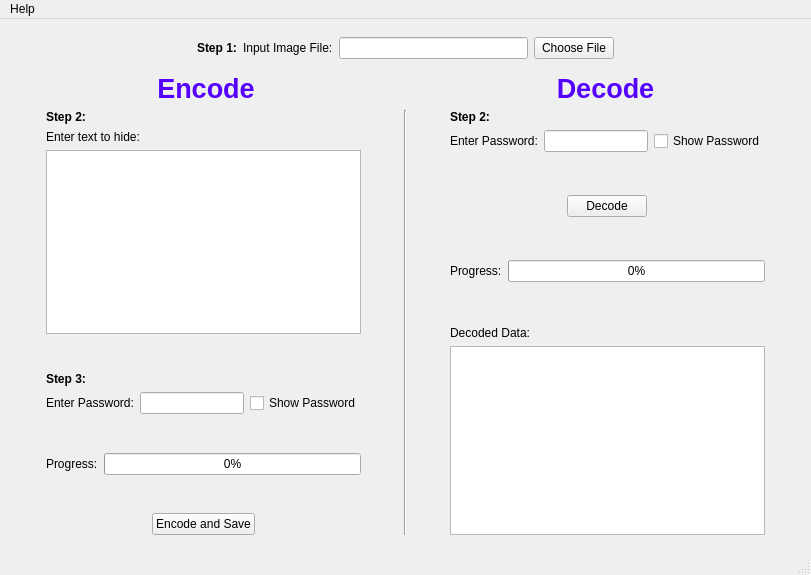
<?xml version="1.0" encoding="UTF-8"?>
<ui version="4.0">
 <class>MainWindow</class>
 <widget class="QMainWindow" name="MainWindow">
 <property name="styleSheet">
   <string notr="true">background-image: url(img2.jpg);</string>
  </property>
  <property name="geometry">
   <rect>
    <x>0</x>
    <y>0</y>
    <width>811</width>
    <height>575</height>
   </rect>
  </property>
  <property name="windowTitle">
   <string>Steganography Software</string>
  </property>
  <property name="autoFillBackground">
   <bool>false</bool>
  </property>
  <property name="styleSheet">
   <string notr="true"/>
  </property>
  <widget class="QWidget" name="centralwidget">
   <layout class="QVBoxLayout" name="verticalLayout_5">
    <item>
     <spacer name="verticalSpacer_5">
      <property name="orientation">
       <enum>Qt::Vertical</enum>
      </property>
      <property name="sizeHint" stdset="0">
       <size>
        <width>20</width>
        <height>40</height>
       </size>
      </property>
     </spacer>
    </item>
    <item>
     <layout class="QHBoxLayout" name="horizontalLayout_2">
      <item>
       <spacer name="horizontalSpacer_5">
        <property name="orientation">
         <enum>Qt::Horizontal</enum>
        </property>
        <property name="sizeHint" stdset="0">
         <size>
          <width>40</width>
          <height>20</height>
         </size>
        </property>
       </spacer>
      </item>
      <item>
       <widget class="QLabel" name="label_4">
        <property name="text">
         <string>&lt;html&gt;&lt;head/&gt;&lt;body&gt;&lt;p&gt;&lt;span style=&quot; font-weight:600;&quot;&gt;Step 1:&lt;/span&gt;&lt;/p&gt;&lt;/body&gt;&lt;/html&gt;</string>
        </property>
       </widget>
      </item>
      <item>
       <widget class="QLabel" name="label_3">
        <property name="text">
         <string>Input Image File:</string>
        </property>
       </widget>
      </item>
      <item>
       <widget class="QLineEdit" name="lineEdit"/>
      </item>
      <item>
       <widget class="QPushButton" name="pushButton">
        <property name="autoFillBackground">
         <bool>false</bool>
        </property>
        <property name="text">
         <string>Choose File</string>
        </property>
        <property name="autoDefault">
         <bool>true</bool>
        </property>
       </widget>
      </item>
      <item>
       <spacer name="horizontalSpacer_6">
        <property name="orientation">
         <enum>Qt::Horizontal</enum>
        </property>
        <property name="sizeHint" stdset="0">
         <size>
          <width>40</width>
          <height>20</height>
         </size>
        </property>
       </spacer>
      </item>
     </layout>
    </item>
    <item>
     <spacer name="verticalSpacer_7">
      <property name="orientation">
       <enum>Qt::Vertical</enum>
      </property>
      <property name="sizeHint" stdset="0">
       <size>
        <width>20</width>
        <height>40</height>
       </size>
      </property>
     </spacer>
    </item>
    <item>
     <layout class="QHBoxLayout" name="horizontalLayout">
      <item>
       <widget class="QLabel" name="label">
        <property name="text">
         <string>&lt;html&gt;&lt;head/&gt;&lt;body&gt;&lt;p align=&quot;center&quot;&gt;&lt;span style=&quot; font-size:20pt; font-weight:600; color:#5500ff;&quot;&gt;Encode&lt;/span&gt;&lt;/p&gt;&lt;/body&gt;&lt;/html&gt;</string>
        </property>
       </widget>
      </item>
      <item>
       <widget class="QLabel" name="label_2">
        <property name="text">
         <string>&lt;html&gt;&lt;head/&gt;&lt;body&gt;&lt;p align=&quot;center&quot;&gt;&lt;span style=&quot; font-size:20pt; font-weight:600; color:#5500ff;&quot;&gt;Decode&lt;/span&gt;&lt;/p&gt;&lt;/body&gt;&lt;/html&gt;</string>
        </property>
       </widget>
      </item>
     </layout>
    </item>
    <item>
     <layout class="QHBoxLayout" name="horizontalLayout_5">
      <item>
       <spacer name="horizontalSpacer_3">
        <property name="orientation">
         <enum>Qt::Horizontal</enum>
        </property>
        <property name="sizeHint" stdset="0">
         <size>
          <width>40</width>
          <height>20</height>
         </size>
        </property>
       </spacer>
      </item>
      <item>
       <layout class="QVBoxLayout" name="verticalLayout_2">
        <item>
         <layout class="QVBoxLayout" name="verticalLayout">
          <item>
           <widget class="QLabel" name="label_5">
            <property name="text">
             <string>&lt;html&gt;&lt;head/&gt;&lt;body&gt;&lt;p&gt;&lt;span style=&quot; font-weight:600;&quot;&gt;Step 2:&lt;/span&gt;&lt;/p&gt;&lt;/body&gt;&lt;/html&gt;</string>
            </property>
           </widget>
          </item>
          <item>
           <widget class="QLabel" name="label_7">
            <property name="text">
             <string>Enter text to hide:</string>
            </property>
           </widget>
          </item>
          <item>
           <widget class="QPlainTextEdit" name="plainTextEdit"/>
          </item>
         </layout>
        </item>
        <item>
         <spacer name="verticalSpacer_2">
          <property name="orientation">
           <enum>Qt::Vertical</enum>
          </property>
          <property name="sizeHint" stdset="0">
           <size>
            <width>20</width>
            <height>40</height>
           </size>
          </property>
         </spacer>
        </item>
        <item>
         <widget class="QLabel" name="label_8">
          <property name="text">
           <string>&lt;html&gt;&lt;head/&gt;&lt;body&gt;&lt;p&gt;&lt;span style=&quot; font-weight:600;&quot;&gt;Step 3:&lt;/span&gt;&lt;/p&gt;&lt;/body&gt;&lt;/html&gt;</string>
          </property>
         </widget>
        </item>
        <item>
         <layout class="QHBoxLayout" name="horizontalLayout_3">
          <item>
           <widget class="QLabel" name="label_9">
            <property name="text">
             <string>Enter Password:</string>
            </property>
           </widget>
          </item>
          <item>
           <widget class="QLineEdit" name="lineEdit_2">
            <property name="inputMethodHints">
             <set>Qt::ImhNone</set>
            </property>
            <property name="echoMode">
             <enum>QLineEdit::Password</enum>
            </property>
           </widget>
          </item>
          <item>
           <widget class="QCheckBox" name="checkBox">
            <property name="text">
             <string>Show Password</string>
            </property>
           </widget>
          </item>
         </layout>
        </item>
        <item>
         <spacer name="verticalSpacer_9">
          <property name="orientation">
           <enum>Qt::Vertical</enum>
          </property>
          <property name="sizeHint" stdset="0">
           <size>
            <width>20</width>
            <height>40</height>
           </size>
          </property>
         </spacer>
        </item>
        <item>
         <layout class="QHBoxLayout" name="horizontalLayout_6">
          <item>
           <widget class="QLabel" name="label_11">
            <property name="text">
             <string>Progress:</string>
            </property>
           </widget>
          </item>
          <item>
           <widget class="QProgressBar" name="progressBar">
            <property name="value">
             <number>0</number>
            </property>
            <property name="textVisible">
             <bool>true</bool>
            </property>
           </widget>
          </item>
         </layout>
        </item>
        <item>
         <spacer name="verticalSpacer">
          <property name="orientation">
           <enum>Qt::Vertical</enum>
          </property>
          <property name="sizeHint" stdset="0">
           <size>
            <width>20</width>
            <height>40</height>
           </size>
          </property>
         </spacer>
        </item>
        <item alignment="Qt::AlignHCenter">
         <widget class="QPushButton" name="pushButton_2">
          <property name="text">
           <string>Encode and Save</string>
          </property>
         </widget>
        </item>
       </layout>
      </item>
      <item>
       <spacer name="horizontalSpacer">
        <property name="orientation">
         <enum>Qt::Horizontal</enum>
        </property>
        <property name="sizeHint" stdset="0">
         <size>
          <width>40</width>
          <height>20</height>
         </size>
        </property>
       </spacer>
      </item>
      <item>
       <widget class="Line" name="line">
        <property name="orientation">
         <enum>Qt::Vertical</enum>
        </property>
       </widget>
      </item>
      <item>
       <spacer name="horizontalSpacer_4">
        <property name="orientation">
         <enum>Qt::Horizontal</enum>
        </property>
        <property name="sizeHint" stdset="0">
         <size>
          <width>40</width>
          <height>20</height>
         </size>
        </property>
       </spacer>
      </item>
      <item>
       <layout class="QVBoxLayout" name="verticalLayout_4">
        <item>
         <widget class="QLabel" name="label_6">
          <property name="text">
           <string>&lt;html&gt;&lt;head/&gt;&lt;body&gt;&lt;p&gt;&lt;span style=&quot; font-weight:600;&quot;&gt;Step 2:&lt;/span&gt;&lt;/p&gt;&lt;/body&gt;&lt;/html&gt;</string>
          </property>
         </widget>
        </item>
        <item>
         <layout class="QHBoxLayout" name="horizontalLayout_4">
          <item>
           <widget class="QLabel" name="label_10">
            <property name="text">
             <string>Enter Password:</string>
            </property>
           </widget>
          </item>
          <item>
           <widget class="QLineEdit" name="lineEdit_3">
            <property name="inputMethodHints">
             <set>Qt::ImhNone</set>
            </property>
            <property name="echoMode">
             <enum>QLineEdit::Password</enum>
            </property>
           </widget>
          </item>
          <item>
           <widget class="QCheckBox" name="checkBox_2">
            <property name="text">
             <string>Show Password</string>
            </property>
           </widget>
          </item>
         </layout>
        </item>
        <item>
         <spacer name="verticalSpacer_4">
          <property name="orientation">
           <enum>Qt::Vertical</enum>
          </property>
          <property name="sizeHint" stdset="0">
           <size>
            <width>20</width>
            <height>40</height>
           </size>
          </property>
         </spacer>
        </item>
        <item alignment="Qt::AlignHCenter">
         <widget class="QPushButton" name="pushButton_3">
          <property name="text">
           <string>Decode</string>
          </property>
         </widget>
        </item>
        <item>
         <spacer name="verticalSpacer_8">
          <property name="orientation">
           <enum>Qt::Vertical</enum>
          </property>
          <property name="sizeHint" stdset="0">
           <size>
            <width>20</width>
            <height>40</height>
           </size>
          </property>
         </spacer>
        </item>
        <item>
         <layout class="QHBoxLayout" name="horizontalLayout_7">
          <item>
           <widget class="QLabel" name="label_13">
            <property name="text">
             <string>Progress:</string>
            </property>
           </widget>
          </item>
          <item>
           <widget class="QProgressBar" name="progressBar_2">
            <property name="enabled">
             <bool>true</bool>
            </property>
            <property name="maximum">
             <number>100</number>
            </property>
            <property name="value">
             <number>0</number>
            </property>
            <property name="textVisible">
             <bool>true</bool>
            </property>
           </widget>
          </item>
         </layout>
        </item>
        <item>
         <spacer name="verticalSpacer_3">
          <property name="orientation">
           <enum>Qt::Vertical</enum>
          </property>
          <property name="sizeHint" stdset="0">
           <size>
            <width>20</width>
            <height>40</height>
           </size>
          </property>
         </spacer>
        </item>
        <item>
         <layout class="QVBoxLayout" name="verticalLayout_3">
          <item>
           <widget class="QLabel" name="label_12">
            <property name="text">
             <string>Decoded Data:</string>
            </property>
           </widget>
          </item>
          <item>
           <widget class="QPlainTextEdit" name="plainTextEdit_2">
            <property name="readOnly">
             <bool>true</bool>
            </property>
           </widget>
          </item>
         </layout>
        </item>
       </layout>
      </item>
      <item>
       <spacer name="horizontalSpacer_2">
        <property name="orientation">
         <enum>Qt::Horizontal</enum>
        </property>
        <property name="sizeHint" stdset="0">
         <size>
          <width>40</width>
          <height>20</height>
         </size>
        </property>
       </spacer>
      </item>
     </layout>
    </item>
    <item>
     <spacer name="verticalSpacer_6">
      <property name="orientation">
       <enum>Qt::Vertical</enum>
      </property>
      <property name="sizeHint" stdset="0">
       <size>
        <width>20</width>
        <height>40</height>
       </size>
      </property>
     </spacer>
    </item>
   </layout>
  </widget>
  <widget class="QMenuBar" name="menubar">
   <property name="geometry">
    <rect>
     <x>0</x>
     <y>0</y>
     <width>811</width>
     <height>21</height>
    </rect>
   </property>
   <widget class="QMenu" name="menuHelp">
    <property name="title">
     <string>Help</string>
    </property>
    <addaction name="actionAbout"/>
   </widget>
   <addaction name="menuHelp"/>
  </widget>
  <widget class="QStatusBar" name="statusbar"/>
  <action name="actionAbout">
   <property name="text">
    <string>About</string>
   </property>
  </action>
 </widget>
 <resources/>
 <connections/>
</ui>
